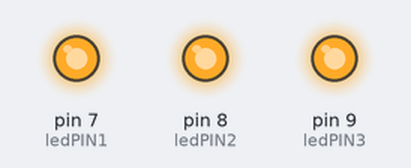
The sketch below on a simulated Arduino Uno, built with avr-gcc and run on an emulated ATmega328P. Parts: output pins drawn as LEDs (lit = HIGH).

Above: at 0.5 s.
At 3.5 s:
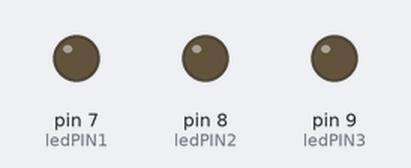
Timing chart, 0 to 4.6 s (numbered marks = the images above):
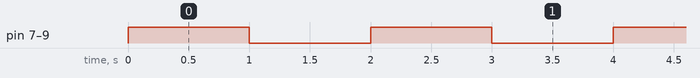

Measured:
- by itself, pin 7 (ledPIN1), pin 8 (ledPIN2), pin 9 (ledPIN3): alternates HIGH for 1.0 s and LOW for 1.0 s

The sketch:

E020_3LED_OnOff.ino
```cpp
#define ledPIN1   7
#define ledPIN2   8
#define ledPIN3   9

void setup() {
  // put your setup code here, to run once:
  pinMode( ledPIN1, OUTPUT);
  pinMode( ledPIN2, OUTPUT);
  pinMode( ledPIN3, OUTPUT);
}

void loop() {
  // put your main code here, to run repeatedly:
  digitalWrite(ledPIN1, HIGH);
  digitalWrite(ledPIN2, HIGH);
  digitalWrite(ledPIN3, HIGH);
  delay(1000);
  digitalWrite(ledPIN1, LOW);
  digitalWrite(ledPIN2, LOW);
  digitalWrite(ledPIN3, LOW);
  delay(1000);
}
```
